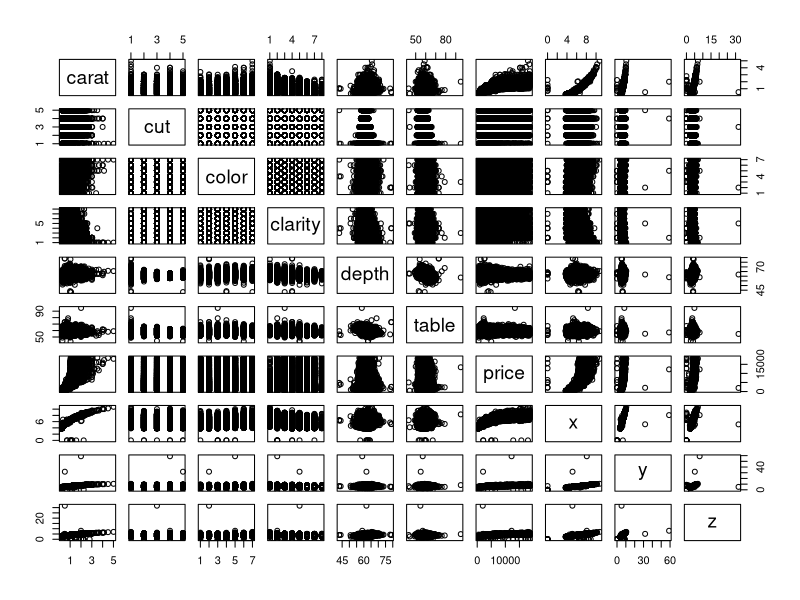
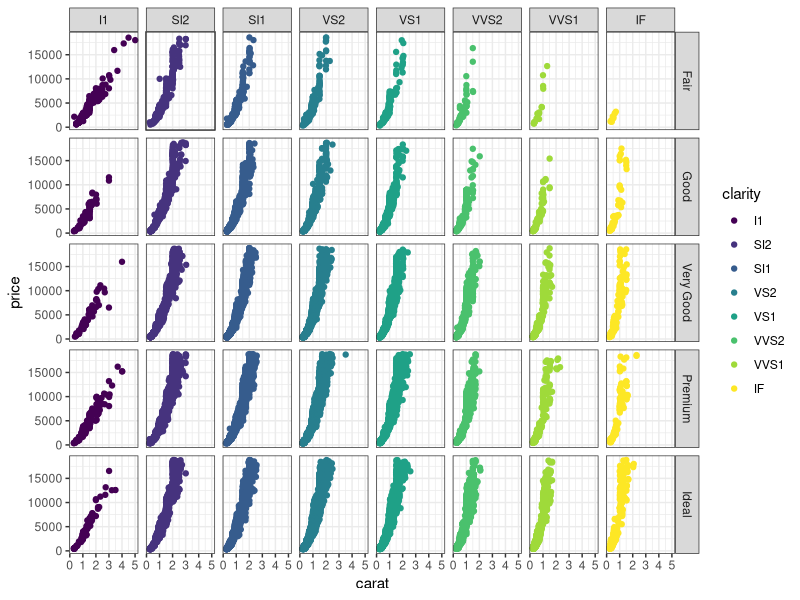
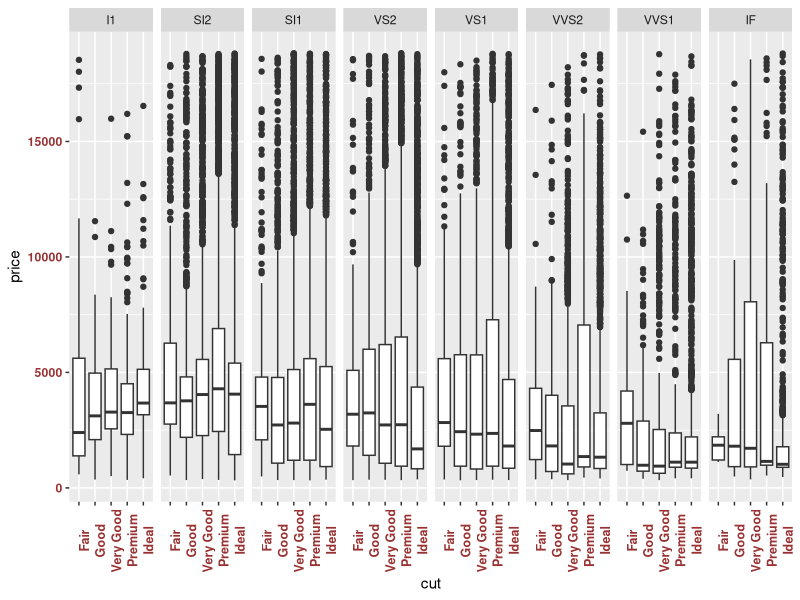
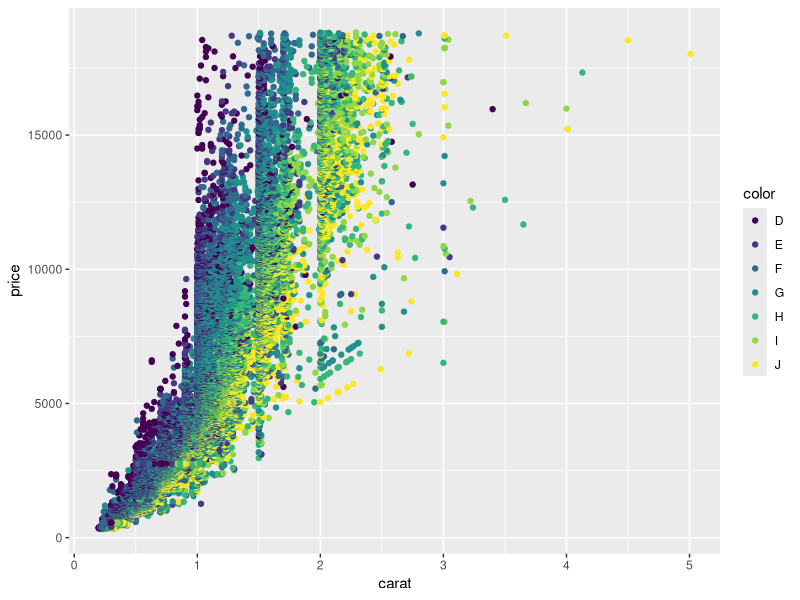
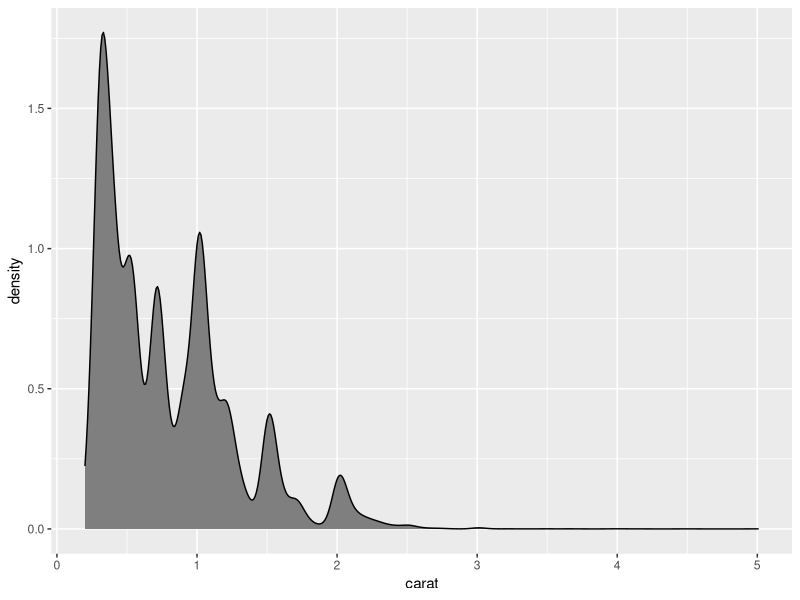
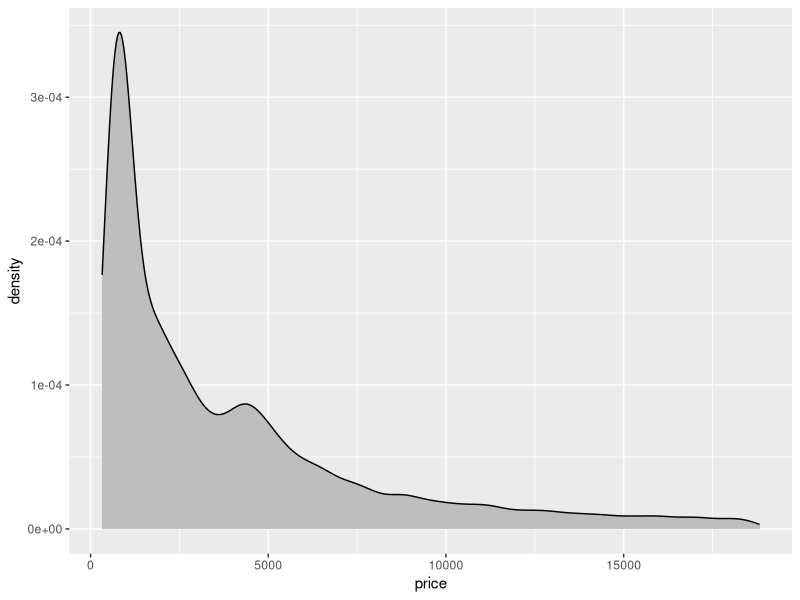
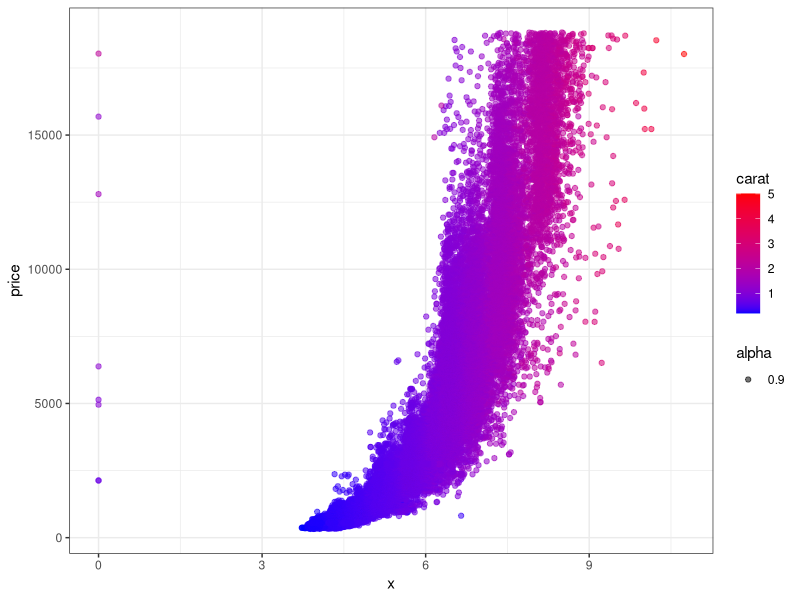
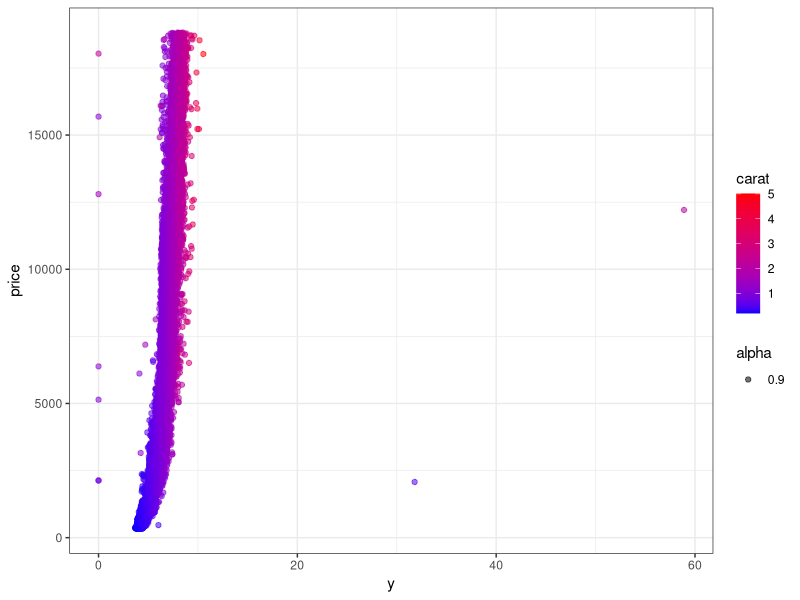

These figures' R source, in order: (Note: this script raises an error after producing the figures.)
## ---- chunk 1
library(ggplot2)
library(rpart)
library(randomForest)
library(tidyr)
library(modelr)
## ---- chunk 2
data(diamonds)
## ---- chunk 3
head(diamonds)
## ---- chunk 4
dim(diamonds)
## ---- chunk 5
summary(diamonds)
## ---- chunk 6
unique(diamonds$clarity)
## ---- chunk 7
str(diamonds)
## ---- chunk 8
plot(diamonds)
## ---- chunk 9
g <- ggplot(diamonds, aes(x=carat, y=price))
g + 
  geom_point(aes(color=clarity)) +
  facet_grid(cut ~ clarity)+
  theme_bw()
## ---- chunk 10
diamonds$cut = as.factor(diamonds$cut)
g <- ggplot(diamonds, aes(x=cut, y=price))
g +
  geom_boxplot()+
  facet_grid(~clarity)+
  theme(axis.text.x = element_text(angle = 90, face = "bold", color = "#993333", 
                           size = 9))+
  theme(axis.text.y = element_text(face = "bold", color = "#993333"))
## ---- chunk 11
g <- ggplot(diamonds, aes(x=carat, y=price))
g +
geom_point(aes(color = color))
## ---- chunk 12
g <- ggplot(diamonds)
g +
  geom_density(aes(x=carat), fill="gray50")
## ---- chunk 13
g <- ggplot(diamonds)
g +
  geom_density(aes(x=price), fill="gray")
## ---- chunk 14
g <- ggplot(diamonds, aes(x=x, y=price))
gg <- g + geom_point(aes(color = carat, alpha=0.9))
gg + scale_color_gradient(low="blue", high="red") + theme_bw()
## ---- chunk 15
g <- ggplot(diamonds, aes(x=y, y=price))
gg <- g + geom_point(aes(color = carat, alpha=0.9))
gg + scale_color_gradient(low="blue", high="red") + theme_bw()
## ---- chunk 16
g <- ggplot(diamonds, aes(x=z, y=price))
gg <- g + geom_point(aes(color = carat, alpha=0.9))
gg + scale_color_gradient(low="blue", high="red") + theme_bw()
## ---- chunk 17
g <- ggplot(diamonds, aes(x=price, y=x))
gg <- g + geom_point(aes(color = carat, alpha=0.9))
gg + scale_color_gradient(low="blue", high="red") + theme_bw()
## ---- chunk 18
set.seed(27)
diamond.indices <- sample(1:nrow(diamonds), 0.7*nrow(diamonds), replace=F)
diamond.train <- diamonds[diamond.indices,]
print("Train/Test 70/30 Split Dimensions")
print("train set")
dim(diamond.train)
diamond.test <- diamonds[-diamond.indices,]
print("test set")
dim(diamond.test)
## ---- chunk 19
colnames(diamonds)
## ---- chunk 20
diamond.tree.model <- rpart(price ~ ., data=diamond.train)
summary(diamond.tree.model)
## ---- chunk 21
## plot the tree structure
plot(diamond.tree.model, margin=c(.25), uniform=TRUE)
title(main = "Decision Tree Model of Diamonds Data")
text(diamond.tree.model, use.n = TRUE, cex=.9)
## ---- chunk 22
tree.predictions <- predict(diamond.tree.model, diamond.test)
head(tree.predictions)
## ---- chunk 23
diamond.comparison <- diamond.test
diamond.comparison$Predictions <- tree.predictions
diamond.comparison[ , c("price", "Predictions")]
## ---- chunk 24
disagreement.index <- diamond.comparison$price != diamond.comparison$Predictions
diamond.comparison[disagreement.index,]
## ---- chunk 25
tree.confusion <- table(tree.predictions, diamond.test$price)
## ---- chunk 26
maeTree <-mae(model = diamond.tree.model, data=diamond.test)
maeTree
## ---- chunk 27
# A function to get the maximum average error for a given max depth. You should pass in
# the target as the name of the target colum and the predictors as vector where each
# item in the vector is the name of the column.

get_mae <- function(maxdepth, target, predictors, training_data, testing_data){
  #turn the predictors & target into a formula to pass to rpart 
  predictors <- paste(predictors, collapse='+')
  formula <- as.formula(paste(target, "~", predictors, sep = ""))
  #build our model
  model <- rpart(formula, data=training_data, control = rpart.control(maxdepth = maxdepth))
  #get the mae
  mae <- mae(model, testing_data)
  return(mae)
}
## ---- chunk 28
#Feed in the target and predictors
target <- "price"
predictors <- c("carat", "cut", "color", "clarity", "depth", "table", "x", "y", "z")
# get the MaE for the maxdepths between 1 and 10
for(i in 1:10){
  mae <- get_mae(maxdepth = i, target = target, predictors = predictors,
                 training_data = diamond.train, testing_data = diamond.test)
  print(glue::glue("Maxdepth: ",i, "\t MAE: ", mae))
}
## ---- chunk 29
diamond.RandomForest <- randomForest(price ~ ., data=diamond.train)
maeForest <- mae(model = diamond.RandomForest, data=diamond.test)
maeForest
## ---- chunk 30
diamond.RandomForest
## ---- chunk 31
importance(diamond.RandomForest)
## ---- chunk 32
varImpPlot(diamond.RandomForest)
## ---- chunk 33
diamond.rf.predictions <- predict(diamond.RandomForest, diamond.test, type="response")
## ---- chunk 34
diamond.rf.confusion <- table(diamond.rf.predictions, diamond.test$price)
#print(diamond.rf.confusion)
## ---- chunk 35
diamond.rf.accuracy <- sum(diag(diamond.rf.confusion)) / sum(diamond.rf.confusion)
print(diamond.rf.accuracy)
## ---- chunk 36
diamond.Linear <- lm(price ~ ., data=diamond.train)
maeLinear <- mae(model = diamond.Linear, data=diamond.test)
maeLinear
## ---- chunk 37
summary(diamond.Linear)
## ---- chunk 38
coef(diamond.Linear)
## ---- chunk 39
layout(matrix(c(1,2,3,4),2,2)) # set 4 graphs/page 
plot(diamond.Linear)
## ---- chunk 40
diamond.Linear.predictions <- predict(diamond.Linear, diamond.test)
par(mfrow=c(1,1))
plot(diamond.test$price, diamond.Linear.predictions)
## ---- chunk 41
head(diamond.Linear.predictions)
## ---- chunk 42
diamond.Linear.residuals <- diamond.test$price - diamond.Linear.predictions
plot(diamond.Linear.predictions, diamond.Linear.residuals)
plot(diamond.test$price, diamond.Linear.residuals)
## ---- chunk 43
diamond.Linear.rmse <- sqrt(mean(diamond.Linear.residuals^2))
print(diamond.Linear.rmse)
## ---- chunk 44
diamond.Linear.mae <- mean(abs(diamond.Linear.residuals))
print(diamond.Linear.mae)
## ---- chunk 45
diamond.ss.tot <- sum((diamond.test$price - mean(diamond.test$price))^2)
diamond.Linear.ss.res <- sum(diamond.Linear.residuals^2)
diamond.Linear.r2 <- 1 - diamond.Linear.ss.res / diamond.ss.tot
print(diamond.Linear.r2)
## ---- chunk 46
print('REPORT')
print("Decision Tree")
print(maeTree)
print("Random Forest")
print(maeForest)
print("Linear Regression")
print(maeLinear)
